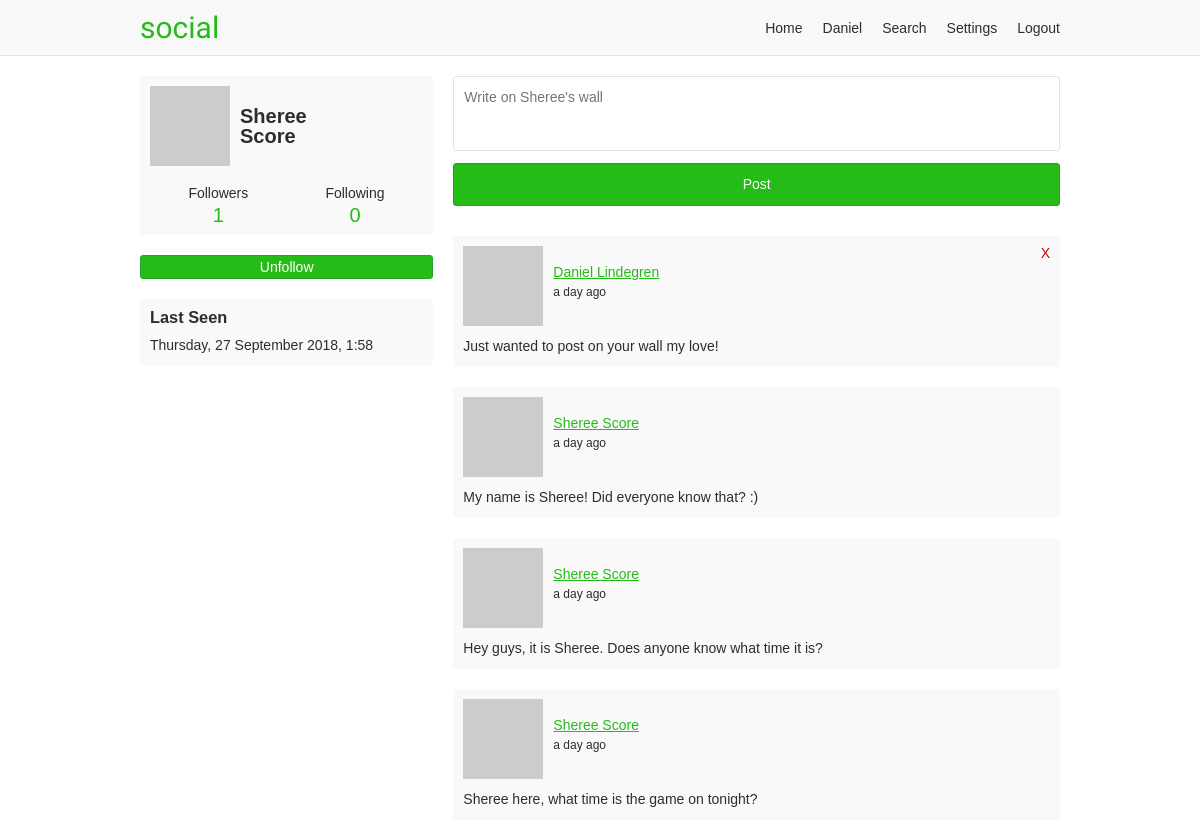
/sheree (signed in), run on the app's committed database.
### app/users/models/user.py (models this page shows, shortened)
class User(UserMixin, db.Model, BaseModel):
    username = db.Column(db.String(35), nullable=False, unique=True)
    email = db.Column(db.String(255), nullable=False, unique=True)
    password = db.Column(db.String(128), nullable=False)
    first_name = db.Column(db.String(35), nullable=False)
    last_name = db.Column(db.String(35), nullable=False)
    about_me = db.Column(db.Text)
    last_seen = db.Column(db.DateTime, default=datetime.utcnow)
    posts_per_page = db.Column(db.Integer, default=10, nullable=False)
    full_name = column_property(first_name + " " + last_name)
    followed = db.relationship(
        'User',
        secondary=followers,
        primaryjoin='followers.c.follower_id == User.id',
        secondaryjoin='followers.c.followed_id == User.id',
        backref=db.backref('followers', lazy='dynamic'),
        lazy='dynamic')
    post_author = db.relationship(
        'Post',
        foreign_keys='Post.author_id',
        backref='author', lazy='dynamic')
    post_recipient = db.relationship(
        'Post',
        foreign_keys='Post.recipient_id',
        backref='recipient', lazy='dynamic')
    def is_following(self, user):
        return self.followed.filter(
            followers.c.followed_id == user.id).count() > 0
    @property
    def get_followers(self):
        return self.followers.filter_by(active=True)
    @property
    def get_followed(self):
        return self.followed.filter_by(active=True)
    @property
    def profile_posts(self):
        return Post.query.join(User, User.id == Post.author_id).filter(
            Post.recipient_id == self.id, User.active == True, # noqa
            Post.active == True)
    def avatar(self, size):
        digest = md5(self.email.lower().encode('utf-8')).hexdigest()
        return 'https://www.gravatar.com/avatar/{}?d=monsterid&s={}'.format(
            digest, size)

### app/users/models/post.py (models this page shows, shortened)
class Post(db.Model, BaseModel):
    body = db.Column(db.Text)
    author_id = db.Column(db.Integer, db.ForeignKey('user.id'))
    recipient_id = db.Column(db.Integer, db.ForeignKey('user.id'))

### app/users/views.py (the view)
@users.route('/<username>', methods=['GET', 'POST'])
@login_required
def profile(username):
    user = User.query.filter_by(username=username, active=True).first_or_404()
    form = PostForm()
    if form.validate_on_submit():
        post = Post(body=form.body.data, author=current_user,
                    recipient=user)
        post.commit()
        flash('Your post is now live!')
        return redirect(url_for('users.profile', username=username))
    page = request.args.get('page', 1, type=int)
    posts = user.profile_posts.order_by(
        Post.created.desc()).paginate(
            page, current_user.posts_per_page, False)
    return render_template('users/profile.html', user=user, posts=posts,
                           form=form)

### app/users/forms.py
class PostForm(FlaskForm):
    body = TextAreaField('Say something', validators=[DataRequired()])
    submit = SubmitField('Post')

### app/models.py (called while the page is built)
    def commit(self):
        try:
            db.session.add(self)
            db.session.commit()
            return self
        except Exception as E:
            db.session.rollback()
            raise E

### app/users/models/user.py (called while the page is built)
@login.user_loader
def load_user(id):
    return User.query.get(int(id))

### app/users/views.py (called while the page is built)
@users.before_request
def before_request():
    if current_user.is_authenticated:
        if not current_user.active:
            return redirect(url_for('static_views.logout'))
        current_user.last_seen = datetime.utcnow()
        current_user.commit()

### app/templates/users/profile.html (shortened to what this page needs)
{% extends "/base.html" %}
{% block content %}
<div class="grid-container">
  {% include "/users/_profile-info.html" %}
  <div class="profile-content">
    {% if current_user != user %}
    <form method="post" novalidate>
      <div class="input-container">
        {% if form.body.errors %}
        {{ form.body(class="input-error", placeholder="Write on {}'s wall".format(user.first_name)) }}
        <p>{{ form.body.errors[0] }}</p>
        {% else %}
        {{ form.body(placeholder="Write on {}'s wall".format(user.first_name)) }}
        {% endif %}
      </div>
      {{ form.submit }}
    </form>
    {% endif %}
    {% if posts.pages > 1 %}
      {% from "/_macros.html" import render_pagination %}
    {% endif %}
    {% if posts.items %}
      {% for post in posts.items %}
      {% include "/users/_post.html" %}
      {% endfor %}
    {% endif %}
    {% if posts.pages > 1 %}
      {% from "/_macros.html" import render_pagination %}
    {% endif %}
  </div>
</div>
{% endblock %}

### app/templates/base.html (shortened to what this page needs)
<!doctype html>
<html lang="en">
<head>
  <link rel="stylesheet" href="{{ url_for('static', filename='css/layout.css') }}">
</head>
<body>
<div class="header-container">
  <header class="site-header responsive-container">
    <h1 class="branding"><a href="{{ url_for('static_views.index') }}">{{ APP_NAME }}</a></h1>
    {% if current_user.is_authenticated %}
    <ul class="primary-nav">
      <li><a href="{{ url_for('users.home') }}">Home</a></li>
      <li><a href="{{ url_for('users.profile', username=current_user.username) }}">{{ current_user.first_name }}</a></li>
      <li><a href="{{ url_for('users.search') }}">Search</a></li>
      <li><a href="{{ url_for('users.settings_account') }}">Settings</a></li>
      <li><a href="{{ url_for('static_views.logout') }}">Logout</a></li>
    </ul>
    {% endif %}
  </header>
</div>
<div class="responsive-container">
{% block content %}
{% endblock %}
</div>
</body>
</html>

### app/templates/users/_profile-info.html (shortened to what this page needs)
<div class="profile-aside">
  <div class="profile-info-container">
    <a class="profile-info" href="{{ url_for('users.profile', username=user.username) }}">
      <img src="{{ user.avatar(60) }}">
      <h2>{{ user.first_name }}<br>{{ user.last_name }}</h1>
    </a>
    <div class="user-numbers user-numbers-profile">
      <a href="{{ url_for('users.followers', username=user.username) }}">
        Followers <span>{{ user.get_followers.count() }}</span>
      </a>
      <a href="{{ url_for('users.following', username=user.username) }}">
        Following <span>{{ user.get_followed.count() }}</span>
      </a>
    </div>
  </div>
  {% if current_user != user %}
    {% if current_user.is_following(user) %}
    <a class="profile-follow button" href="{{ url_for('users.user_action', username=user.username, action='unfollow') }}">
      Unfollow
    </a>
    {% else %}
    <a class="profile-follow button" href="{{ url_for('users.user_action', username=user.username, action='follow') }}">
      Follow
    </a>
    {% endif %}
  {% endif %}
  {% if user.last_seen and not current_user == user %}
  <div class="last-seen-container">
    <h3>Last Seen</h3>
    <p>{{ moment(user.last_seen).format('dddd, D MMMM YYYY, H:mm') }}</p>
  </div>
  {% endif %}
</div>

### app/templates/users/_post.html
<div class="post">
  <div class="post-header">
    <img src="{{ post.author.avatar(40) }}">
    <p class="post-info">
      <a href="{{ url_for('users.profile', username=post.author.username) }}">{{ post.author.full_name }}</a>
      <time>{{ moment(post.created).fromNow() }}</time>
    </p>
    {% if current_user == post.author or post.recipient_id == current_user.id %}
    <a class="delete-post" href="{{ url_for('users.user_action', username=post.author.username, action='delete-post', post_id=post.id) }}" title="Delete post">X</a>
    {% endif %}
  </div>
  <p class="post-body">{{ post.body }}</p>
</div>

### app/static/css/layout.css (style rules this page uses)
:root { --green: #26bc18; --dark-green: #21a42f; --light-gray: #f9f9f9; --dark-gray: #e3e3e3; --light-green: #e9ffe0; --green-border: #c9ffb2; --green-text: #335922; --text-color: #2d2d2d; --white: #fff; --red: #cc0000; }
*, *::before, *::after { box-sizing: border-box; }
html { font-family: sans-serif; font-size: 62.5%; }
article, aside, figcaption, figure, footer, header, hgroup, main, nav, section { display: block; }
body { margin: 0; color: var(--text-color); font-size: 1.4rem; line-height: 1; }
h1, h2, h3, h4, h5, h6 { margin: 0 0 10px 0; }
p, ol, ul, dl { margin: 0 0 10px 0; padding: 0; }
p { line-height: 1.5; }
img { display: block; }
ol, ul { list-style: none; }
a, a:link { color: var(--green); ext-decoration: none; }
.button, .button:link { display: block; padding: 4px 9px; text-align: center; background-color: var(--green); border: 1px solid var(--dark-green); border-radius: 3px; color: var(--white); text-decoration: none; }
.responsive-container { margin: 0 auto; max-width: 960px; padding: 0 20px; }
.grid-container { display: grid; grid-template-columns: repeat(12, [col-start] 1fr); grid-gap: 20px; }
.grid-container > .profile-aside, .grid-container > .profile-content, .grid-container > .settings-aside, .grid-container > .settings-content, .grid-container > .index-content, .grid-container > .index-registration { grid-column: col-start / -1; }
@media (min-width: 768px) { .grid-container > .profile-aside { grid-column: col-start / span 4; } }
@media (min-width: 768px) { .grid-container > .profile-content { grid-column: col-start 5 / span 8; } }
input, textarea { display: inline-block; padding: 10px; width: 100%; border: 1px solid var(--dark-gray); border-radius: 3px; font-family: inherit; font-size: inherit; line-height: 1.5; }
textarea { height: 75px; resize: none; }
input[type=submit] { margin-bottom: 10px; background-color: var(--green); border-color: var(--dark-green); color: var(--white); }
.input-container { margin-bottom: 10px; }
.header-container { margin-bottom: 20px; background-color: var(--light-gray); border-bottom: 1px solid var(--dark-gray); }
.header-container .site-header { align-items: center; display: flex; }
.branding { margin: 0; padding: 10px 0; }
.branding a { font: 30px "Fredoka One"; text-decoration: none; }
.primary-nav { display: flex; margin: 0 0 0 auto; }
.primary-nav li { padding: 0 10px; }
.primary-nav li:last-child { padding-right: 0; }
.primary-nav a { color: var(--text-color); text-decoration: none; }
.post { margin-bottom: 20px; padding: 10px; position: relative; background-color: var(--light-gray); border-radius: 3px; }
.profile-content > form { margin-bottom: 20px; }
.post .post-header { align-items: center; display: flex; }
.post .post-header img { align-self: flex-start; }
.post .post-header time { display: block; font-size: 1.2rem; }
.post .post-info { margin-left: 10px; }
.post .post-body { margin: 10px 0 0; }
.post .delete-post { position: absolute; top: 10px; right: 10px; color: var(--red); text-decoration: none; }
.profile-info-container, .about-container, .last-seen-container, .recent-posts-container { padding: 10px; margin-bottom: 20px; background-color: var(--light-gray); border-radius: 3px; }
.about-container > p, .last-seen-container > p { margin-bottom: 0; }
.profile-info { align-items: center; display: flex; margin-bottom: 20px; overflow: hidden; }
.profile-info, .profile-info:link { color: var(--text-color); text-decoration: none; }
.profile-info > h2 { margin: 0 0 0 10px; font-size: 20px; }
.user-numbers { display: flex; text-align: center; }
.user-numbers > a { color: var(--text-color); text-decoration: none; }
.user-numbers-profile > a { width: 50%; }
.user-numbers > a span { display: block; margin-top: 5px; color: var(--green); font-size: 20px; }
.profile-follow { margin-bottom: 20px; width: 100%; }

### data on the page
User: first_name "Daniel"
User: first_name "Sheree", last_name "Score", last_seen "Thursday, 27 September 2018, 1:58"
Post: author.full_name "Daniel Lindegren", created "a day ago", body "Just wanted to post on your wall my love!"
Post: author.full_name "Sheree Score", created "a day ago", body "My name is Sheree! Did everyone know that? :)"
Post: author.full_name "Sheree Score", created "a day ago", body "Hey guys, it is Sheree. Does anyone know what time it is?"
Post: author.full_name "Sheree Score", created "a day ago", body "Sheree here, what time is the game on tonight?"

### other printed values
{{ APP_NAME }} "social"
{{ user.get_followers.count() }} "1"
{{ user.get_followed.count() }} "0"
